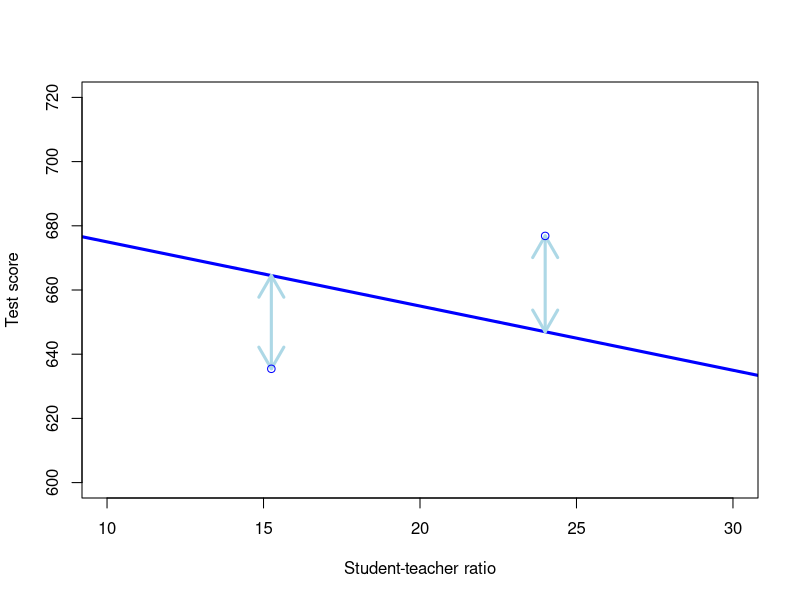
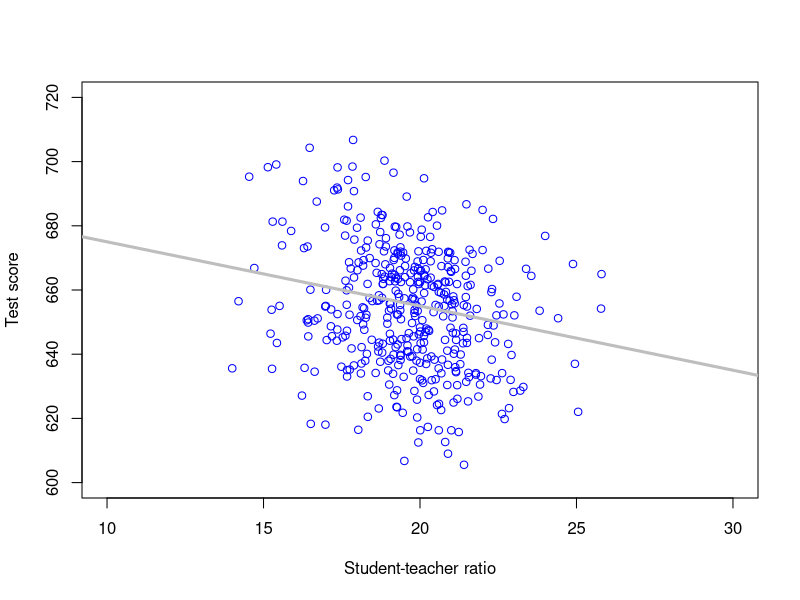
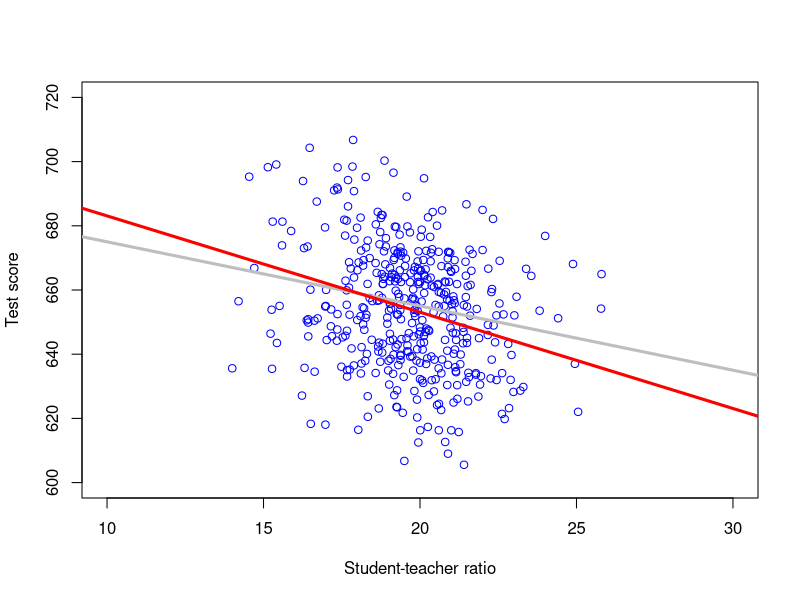
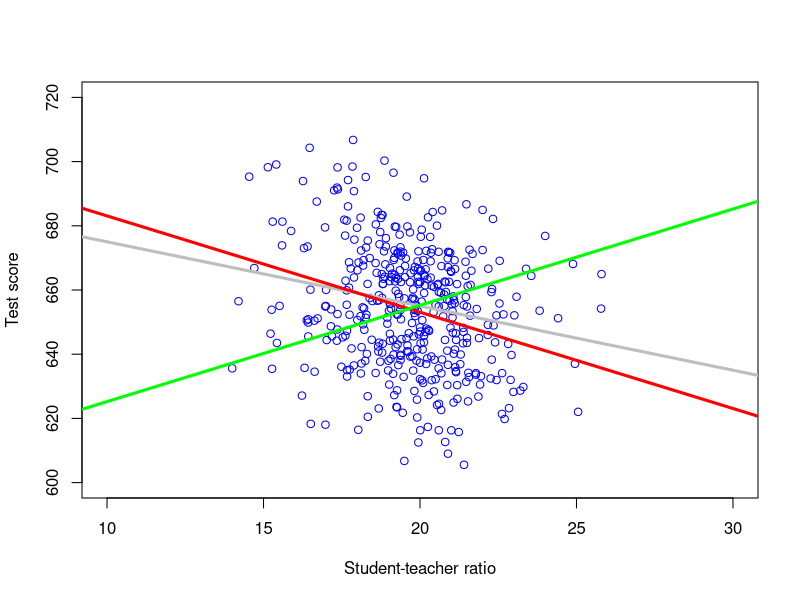
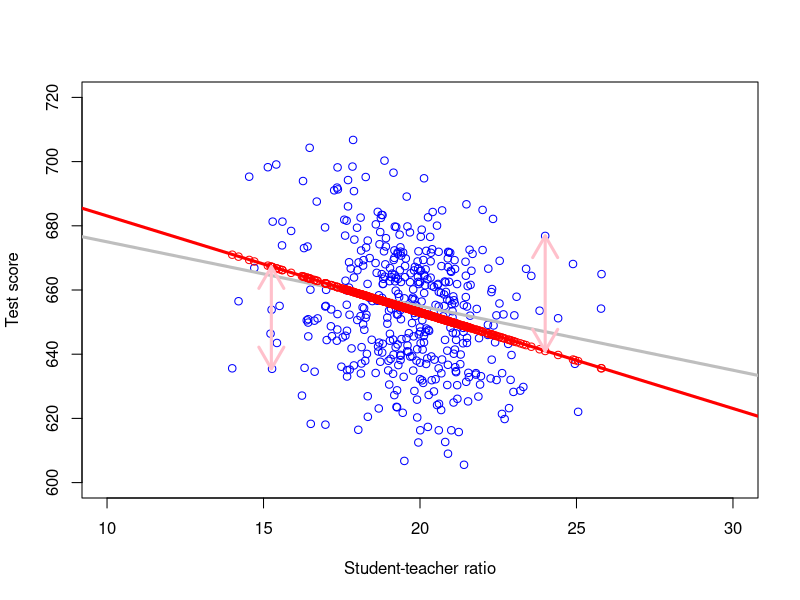
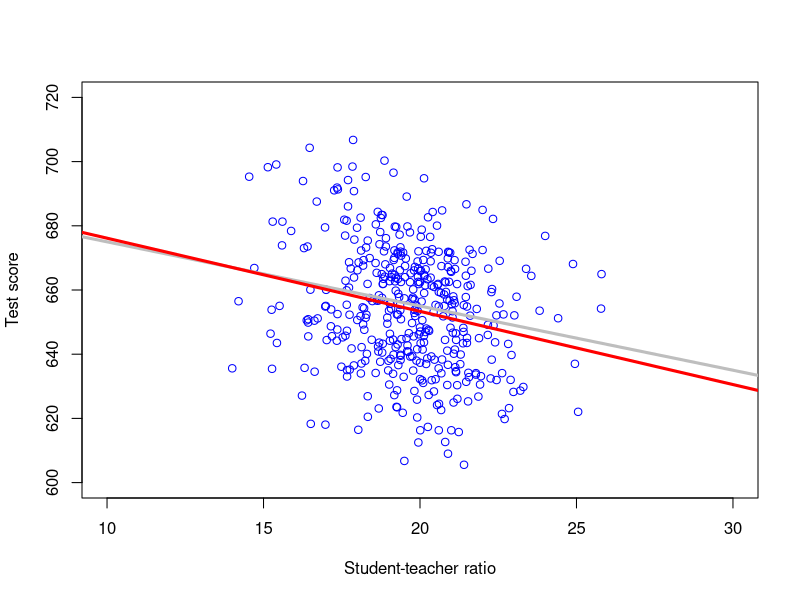

These charts were generated, in order, by the following R code:
## ---- chunk 1
library(AER) # include Applied Econometrics with R package; contains many datasets
data(CASchools) # Load CASchools data
# Generate a couple of useful variables
CASchools$STR <- CASchools$students/CASchools$teachers  # Student-teacher ratio
CASchools$Score <- (CASchools$read + CASchools$math)/2  # Student test score
## ---- chunk 2
# Define population regression function (of x) as f(x) = 695 - 2*x
popregfct <- function(x){695-2*x} 
# Plot a curve of popregfct 
curve(popregfct, 
      from = 5, to = 35, # Evaluate in x values from 5 to 35
      xlab = "Student-teacher ratio", # Label on x-axis
      ylab = "Test score", # Label on y-axis
      xlim = c(10, 30),  # Range of x-axis (from 10 to 30)
      ylim = c(600, 720), # Range of y-axis (from 600 to 720)
      lwd = 3, # Set linewidth to 3
      col = "blue") # Make the plotted line blue
# Connect points (24,popregfct(24)) and (24,676.85) by an arrow
arrows(x0 = 24, y0 = popregfct(24), x1 = 24, y1 = 676.85, 
       code = 3, # Arrow head in both ends
       lwd = 3, # Set linewidth to 3
       col = "lightblue") # Make arrow lightblue
points(24,676.85, # Plot data-point (24,676.85)
       col = "blue") # Plot data-point in blue
# Connect points (15.25,popregfct(15.25)) and (15.25,635.45) by an arrow
arrows(x0 = 15.25, y0 = popregfct(15.25), x1 = 15.25, y1 = 635.45, 
       code = 3, # Arrow head in both ends
       lwd = 3, # Set linewidth to 3
       col = "lightblue") # Make arrow lightblue
points(15.25,635.45, # Plot data-point (15,635.45)
       col = "blue") # Plot data-point in blue
## ---- chunk 3
# Scatter plot of Score against STR
plot(CASchools$STR,CASchools$Score, 
     col = "blue", # Color of data points
     xlab = "Student-teacher ratio",  # Label on x-axis
     ylab = "Test score",   # Label on y-axis
     xlim = c(10, 30),  # Range of x-axis (from 10 to 30)
     ylim = c(600, 720)) # Range of y-axis (from 600 to 720)
# Add line with intercept 695 and slope -2 to the plot 
abline(695,-2, 
       col = "gray", # Make the line gray
       lwd = 3) # Set linewidth to 3
## ---- chunk 4
# Scatter plot of Score against STR
plot(CASchools$STR,CASchools$Score, 
     col = "blue", # Color of data points
     xlab = "Student-teacher ratio",  # Label on x-axis
     ylab = "Test score",   # Label on y-axis
     xlim = c(10, 30),  # Range of x-axis (from 10 to 30)
     ylim = c(600, 720)) # Range of y-axis (from 600 to 720)
# Add line with intercept 695 and slope -2 to the plot 
abline(695,-2, 
       col = "gray", # Make the line gray
       lwd = 3) # Set linewidth to 3
# Add line with intercept 713 and slope -3 to the plot 
abline(mean(CASchools$Score)+3*mean(CASchools$STR),-3,
       col = "red", # Make the line red
       lwd = 3) # Set linewidth to 3
## ---- chunk 5
# Scatter plot of Score against STR
plot(CASchools$STR,CASchools$Score, 
     col = "blue", # Color of data points
     xlab = "Student-teacher ratio",  # Label on x-axis
     ylab = "Test score",   # Label on y-axis
     xlim = c(10, 30),  # Range of x-axis (from 10 to 30)
     ylim = c(600, 720)) # Range of y-axis (from 600 to 720)
# Add line with intercept 695 and slope -2 to the plot 
abline(695,-2, 
       col = "gray", # Make the line gray
       lwd = 3) # Set linewidth to 3
# Add line with intercept 713 and slope -3 to the plot 
abline(mean(CASchools$Score)+3*mean(CASchools$STR),-3,
       col = "red", # Make the line red
       lwd = 3) # Set linewidth to 3
# Add line with intercept 595 and slope 3 to the plot 
abline(mean(CASchools$Score)-3*mean(CASchools$STR),3,
       col = "green", # Make the line green
       lwd = 3) # Set linewidth to 3
## ---- chunk 6
# Scatter plot of Score against STR
plot(CASchools$STR,CASchools$Score, 
     col = "blue", # Color of data points
     xlab = "Student-teacher ratio",  # Label on x-axis
     ylab = "Test score",   # Label on y-axis
     xlim = c(10, 30),  # Range of x-axis (from 10 to 30)
     ylim = c(600, 720)) # Range of y-axis (from 600 to 720)
# Add line with intercept 695 and slope -2 to the plot 
abline(695,-2, 
       col = "gray", # Make the line gray
       lwd = 3) # Set linewidth to 3
# Add line with intercept 713 and slope -3 to the plot 
abline(mean(CASchools$Score)+3*mean(CASchools$STR),-3,
       col = "red", # Make the line red
       lwd = 3) # Set linewidth to 3
# Add fitted values to the plot
points(CASchools$STR,713 - 3*CASchools$STR,
       col = "red") # Make the fitted values red
# Connect points (24,popregfct(24)) and (24,676.85) by an arrow
arrows(x0 = 24, y0 = 713 - 3*24, x1 = 24, y1 = 676.85, 
       code = 3, # Arrow head in both ends
       lwd = 3, # Set linewidth to 3
       col = "pink") # Make arrow green
# Connect points (15,popregfct(15)) and (15,635.45) by an arrow
arrows(x0 = 15.25, y0 = 713 - 3*15.25, x1 = 15.25, y1 = 635.45, 
       code = 3, # Arrow head in both ends
       lwd = 3, # Set linewidth to 3
       col = "pink") # Make arrow green
## ---- chunk 7
# Estimate b0,b1 in Score = b0 + b1 STR + u by OLS; 
# then assign output to lm1
lm1 <- lm(Score ~ STR, data = CASchools) 
lm1 # Print output to console
## ---- chunk 8
# Scatter plot of Score against STR
plot(CASchools$STR,CASchools$Score, 
     col = "blue", # Color of data points
     xlab = "Student-teacher ratio",  # Label on x-axis
     ylab = "Test score",   # Label on y-axis
     xlim = c(10, 30),  # Range of x-axis (from 10 to 30)
     ylim = c(600, 720)) # Range of y-axis (from 600 to 720)
# Add line with intercept 695 and slope -2 to the plot 
abline(695,-2, 
       col = "gray", # Make the line gray
       lwd = 3) # Set linewidth to 3
# Add sample regression function to the plot
abline(lm1,
       col = "red", # Make the line red
       lwd = 3) # Set linewidth to 3
